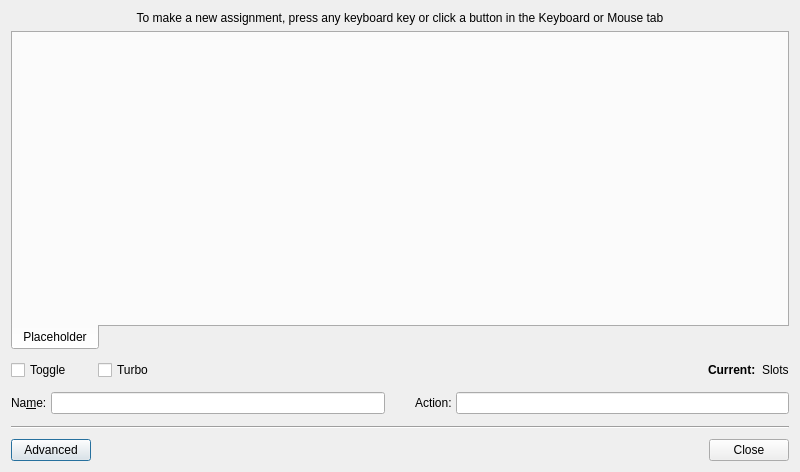
<?xml version="1.0" encoding="UTF-8"?>
<ui version="4.0">
 <class>ButtonEditDialog</class>
 <widget class="QDialog" name="ButtonEditDialog">
  <property name="windowModality">
   <enum>Qt::WindowModal</enum>
  </property>
  <property name="geometry">
   <rect>
    <x>0</x>
    <y>0</y>
    <width>800</width>
    <height>472</height>
   </rect>
  </property>
  <property name="minimumSize">
   <size>
    <width>800</width>
    <height>472</height>
   </size>
  </property>
  <property name="windowTitle">
   <string>Dialog</string>
  </property>
  <property name="sizeGripEnabled">
   <bool>false</bool>
  </property>
  <property name="modal">
   <bool>false</bool>
  </property>
  <layout class="QVBoxLayout" name="verticalLayout">
   <item>
    <widget class="QLabel" name="helpAssignLabel">
     <property name="sizePolicy">
      <sizepolicy hsizetype="Preferred" vsizetype="Preferred">
       <horstretch>0</horstretch>
       <verstretch>0</verstretch>
      </sizepolicy>
     </property>
     <property name="lineWidth">
      <number>1</number>
     </property>
     <property name="text">
      <string>To make a new assignment, press any keyboard key or click a button in the Keyboard or Mouse tab</string>
     </property>
     <property name="scaledContents">
      <bool>false</bool>
     </property>
     <property name="alignment">
      <set>Qt::AlignCenter</set>
     </property>
     <property name="wordWrap">
      <bool>true</bool>
     </property>
    </widget>
   </item>
   <item>
    <widget class="VirtualKeyboardMouseWidget" name="virtualKeyMouseTabWidget">
     <property name="tabPosition">
      <enum>QTabWidget::South</enum>
     </property>
     <property name="currentIndex">
      <number>0</number>
     </property>
     <property name="usesScrollButtons">
      <bool>false</bool>
     </property>
     <widget class="QWidget" name="tab">
      <attribute name="title">
       <string>Placeholder</string>
      </attribute>
     </widget>
    </widget>
   </item>
   <item>
    <spacer name="verticalSpacer">
     <property name="orientation">
      <enum>Qt::Vertical</enum>
     </property>
     <property name="sizeType">
      <enum>QSizePolicy::Fixed</enum>
     </property>
     <property name="sizeHint" stdset="0">
      <size>
       <width>20</width>
       <height>4</height>
      </size>
     </property>
    </spacer>
   </item>
   <item>
    <layout class="QHBoxLayout" name="horizontalLayout_18">
     <item>
      <widget class="QCheckBox" name="toggleCheckBox">
       <property name="toolTip">
        <string>Enables a key press or release to only occur when a controller button is pressed.</string>
       </property>
       <property name="text">
        <string>Toggle</string>
       </property>
      </widget>
     </item>
     <item>
      <spacer name="horizontalSpacer_10">
       <property name="orientation">
        <enum>Qt::Horizontal</enum>
       </property>
       <property name="sizeType">
        <enum>QSizePolicy::Fixed</enum>
       </property>
       <property name="sizeHint" stdset="0">
        <size>
         <width>20</width>
         <height>20</height>
        </size>
       </property>
      </spacer>
     </item>
     <item>
      <layout class="QHBoxLayout" name="horizontalLayout_16">
       <item>
        <widget class="QCheckBox" name="turboCheckBox">
         <property name="toolTip">
          <string>Enables rapid key presses and releases. Turbo controller.</string>
         </property>
         <property name="text">
          <string>Turbo</string>
         </property>
        </widget>
       </item>
       <item>
        <spacer name="horizontalSpacer_9">
         <property name="orientation">
          <enum>Qt::Horizontal</enum>
         </property>
         <property name="sizeType">
          <enum>QSizePolicy::Expanding</enum>
         </property>
         <property name="sizeHint" stdset="0">
          <size>
           <width>20</width>
           <height>20</height>
          </size>
         </property>
        </spacer>
       </item>
      </layout>
     </item>
     <item>
      <layout class="QHBoxLayout" name="horizontalLayout_17">
       <item>
        <widget class="QLabel" name="label_5">
         <property name="font">
          <font>
           <weight>75</weight>
           <bold>true</bold>
          </font>
         </property>
         <property name="text">
          <string>Current:</string>
         </property>
        </widget>
       </item>
       <item>
        <widget class="QLabel" name="slotSummaryLabel">
         <property name="text">
          <string>Slots</string>
         </property>
         <property name="wordWrap">
          <bool>false</bool>
         </property>
        </widget>
       </item>
      </layout>
     </item>
    </layout>
   </item>
   <item>
    <layout class="QHBoxLayout" name="horizontalLayout_4">
     <property name="spacing">
      <number>30</number>
     </property>
     <property name="topMargin">
      <number>6</number>
     </property>
     <property name="bottomMargin">
      <number>6</number>
     </property>
     <item>
      <layout class="QHBoxLayout" name="horizontalLayout_3">
       <property name="spacing">
        <number>4</number>
       </property>
       <item>
        <widget class="QLabel" name="buttonNameLabel">
         <property name="text">
          <string>Na&amp;me:</string>
         </property>
         <property name="buddy">
          <cstring>buttonNameLineEdit</cstring>
         </property>
        </widget>
       </item>
       <item>
        <widget class="QLineEdit" name="buttonNameLineEdit">
         <property name="toolTip">
          <string>Specify the name of a button.</string>
         </property>
         <property name="maxLength">
          <number>20</number>
         </property>
        </widget>
       </item>
      </layout>
     </item>
     <item>
      <layout class="QHBoxLayout" name="horizontalLayout_2">
       <property name="spacing">
        <number>4</number>
       </property>
       <item>
        <widget class="QLabel" name="actionNameLabel">
         <property name="text">
          <string>Action:</string>
         </property>
         <property name="buddy">
          <cstring>actionNameLineEdit</cstring>
         </property>
        </widget>
       </item>
       <item>
        <widget class="QLineEdit" name="actionNameLineEdit">
         <property name="toolTip">
          <string>Specify the action that will be performed in game while
this button is being used.</string>
         </property>
         <property name="maxLength">
          <number>50</number>
         </property>
        </widget>
       </item>
      </layout>
     </item>
    </layout>
   </item>
   <item>
    <widget class="Line" name="line">
     <property name="orientation">
      <enum>Qt::Horizontal</enum>
     </property>
    </widget>
   </item>
   <item>
    <layout class="QHBoxLayout" name="horizontalLayout">
     <property name="topMargin">
      <number>4</number>
     </property>
     <item>
      <widget class="QPushButton" name="advancedPushButton">
       <property name="text">
        <string>Advanced</string>
       </property>
       <property name="icon">
        <iconset theme="games-config-options">
         <normaloff/>
        </iconset>
       </property>
      </widget>
     </item>
     <item>
      <widget class="QDialogButtonBox" name="buttonBox">
       <property name="orientation">
        <enum>Qt::Horizontal</enum>
       </property>
       <property name="standardButtons">
        <set>QDialogButtonBox::Close</set>
       </property>
      </widget>
     </item>
    </layout>
   </item>
  </layout>
 </widget>
 <customwidgets>
  <customwidget>
   <class>VirtualKeyboardMouseWidget</class>
   <extends>QTabWidget</extends>
   <header>keyboard/virtualkeyboardmousewidget.h</header>
   <container>1</container>
  </customwidget>
 </customwidgets>
 <resources/>
 <connections>
  <connection>
   <sender>buttonBox</sender>
   <signal>accepted()</signal>
   <receiver>ButtonEditDialog</receiver>
   <slot>accept()</slot>
   <hints>
    <hint type="sourcelabel">
     <x>248</x>
     <y>254</y>
    </hint>
    <hint type="destinationlabel">
     <x>157</x>
     <y>274</y>
    </hint>
   </hints>
  </connection>
  <connection>
   <sender>buttonBox</sender>
   <signal>rejected()</signal>
   <receiver>ButtonEditDialog</receiver>
   <slot>reject()</slot>
   <hints>
    <hint type="sourcelabel">
     <x>316</x>
     <y>260</y>
    </hint>
    <hint type="destinationlabel">
     <x>286</x>
     <y>274</y>
    </hint>
   </hints>
  </connection>
 </connections>
</ui>
